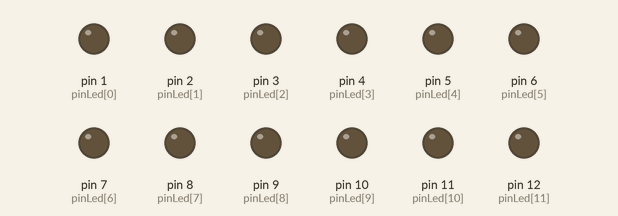
This sketch was run on a simulated Arduino Uno, built with avr-gcc and run on an emulated ATmega328P. Parts: output pins drawn as LEDs (lit = HIGH).

Above: at 0.15 s.
At 0.75 s:
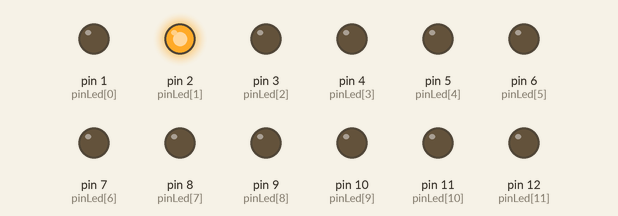
At 1.35 s:
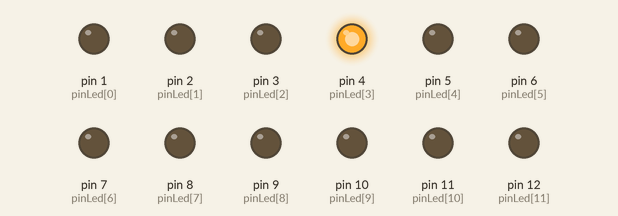
At 2.85 s:
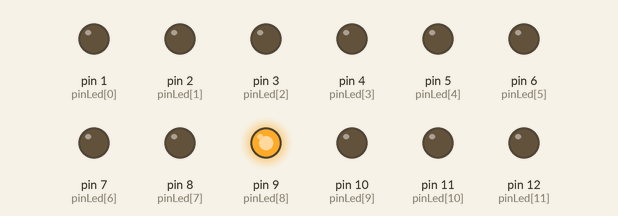
At 5.5 s:
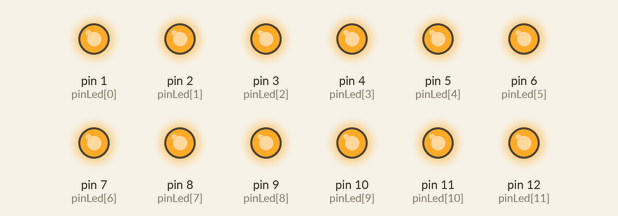
At 9.15 s:
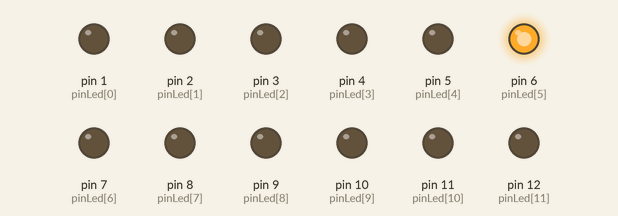
Timing chart, 0 to 9.4 s (numbered marks = the images above):
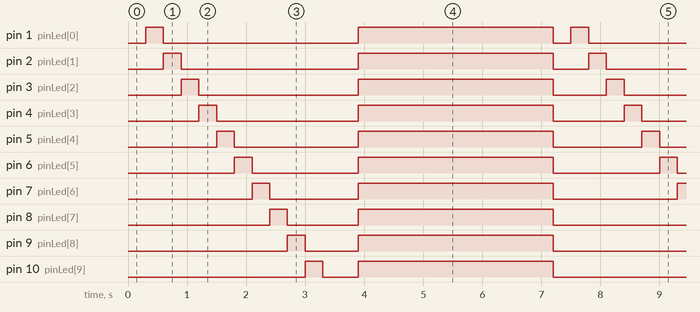

Measured:
- by itself, pin 1 (pinLed[0]): repeats every 7.2 s: LOW 3.3 s, HIGH 3.3 s, LOW 0.30 s, HIGH 0.30 s
- by itself, pin 2 (pinLed[1]): repeats every 7.2 s: LOW 3.0 s, HIGH 3.3 s, LOW 0.60 s, HIGH 0.30 s
- by itself, pin 3 (pinLed[2]): repeats every 7.2 s: LOW 2.7 s, HIGH 3.3 s, LOW 0.90 s, HIGH 0.30 s
- by itself, pin 4 (pinLed[3]): repeats every 7.2 s: LOW 2.4 s, HIGH 3.3 s, LOW 1.2 s, HIGH 0.30 s
- by itself, pin 5 (pinLed[4]): repeats every 7.2 s: LOW 2.1 s, HIGH 3.3 s, LOW 1.5 s, HIGH 0.30 s
- by itself, pin 6 (pinLed[5]): repeats every 7.2 s: LOW 1.8 s, HIGH 3.3 s, LOW 1.8 s, HIGH 0.30 s
- by itself, pin 7 (pinLed[6]): repeats every 7.2 s: LOW 1.5 s, HIGH 3.3 s, LOW 2.1 s, HIGH 0.30 s
- by itself, pin 8 (pinLed[7]): repeats every 7.2 s: LOW 1.2 s, HIGH 3.3 s, LOW 2.4 s, HIGH 0.30 s

The sketch:

guirLED.ino
```cpp
const int NBLED=12;
const int NBSEQUENCES=14;
int pinLed[12]={1,2,3,4,5,6,7,8,9,10,11,12}; // Tableau listant les pins

//Tableau à double entrée listant l’état (booléen 1 allumé, 0 éteint) des LED à chaque séquence
boolean affichage[NBSEQUENCES][NBLED]={
  0,0,0,0,0,0,0,0,0,0,0,0,
  1,0,0,0,0,0,0,0,0,0,0,0,
  0,1,0,0,0,0,0,0,0,0,0,0,
  0,0,1,0,0,0,0,0,0,0,0,0,
  0,0,0,1,0,0,0,0,0,0,0,0,
  0,0,0,0,1,0,0,0,0,0,0,0,
  0,0,0,0,0,1,0,0,0,0,0,0,
  0,0,0,0,0,0,1,0,0,0,0,0,
  0,0,0,0,0,0,0,1,0,0,0,0,
  0,0,0,0,0,0,0,0,1,0,0,0,
  0,0,0,0,0,0,0,0,0,1,0,0,
  0,0,0,0,0,0,0,0,0,0,1,0,
  0,0,0,0,0,0,0,0,0,0,0,1,
  1,1,1,1,1,1,1,1,1,1,1,1};

void setup() {
  for (int i=0;i<NBLED;i++)
  {
    pinMode(pinLed[i],OUTPUT);
    digitalWrite(pinLed[i],LOW);
  }

}

void loop() {
  for (int i=0;i<NBSEQUENCES;i++) // boucle de séquence d'affichage
  {
    for (int p=0;p<NBLED;p++) // boucle pour chaque pin
    {
      boolean etat=affichage[i][p]; // on va chercher l'état pour le pin
      digitalWrite(pinLed[p],etat); // on met le pin concerné à l'état
    }
    //tous les pins sont dans l'état de la séquence en cours
    delay(300); //petite pause d'affichage
    // on passe à la séquence suivante
  }
  // fin des séquences et on repart au début de la loop()
  delay(3000);

}
```
